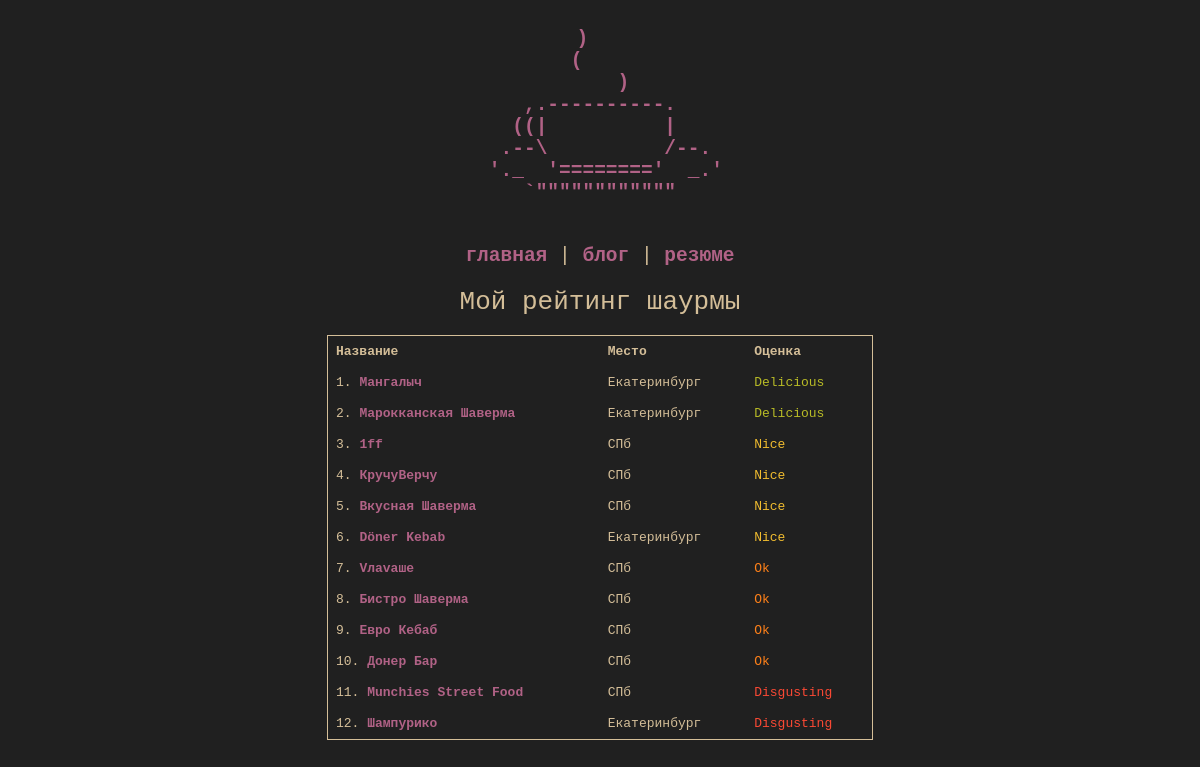
Screenshot of /shawarma_rating with the database file from the repository.
### tables this page shows
CREATE TABLE shawarma (
    "rating" INTEGER NOT NULL,
    "name" TEXT NOT NULL,
    "place" TEXT NOT NULL,
    "mark" INTEGER NOT NULL
, "url" TEXT  NOT NULL);

### kolpa_site.py (the view, shortened to what this page needs)
@app.route("/shawarma_rating", methods=["POST", "GET"])
def shawarma():
    return render_template('shawarma_rating.html', shaws = dbase.getShawsData(), admin = session['admin'])

### FDataBase.py (called while the page is built)
    def getShawsData(self):
        sql = '''SELECT rowid, * FROM shawarma ORDER BY rating'''
        try:
            self.__cur.execute(sql)
            res = self.__cur.fetchall()
            if res: return res
        except:
            print("Error reading DB")
        return []

### kolpa_site.py (called while the page is built)
def connect_db():
    conn = sqlite3.connect(app.config['DATABASE'])
    conn.row_factory = sqlite3.Row
    return conn

def get_db():
    if not hasattr(g, 'link_db'):
        g.link_db = connect_db()
    return g.link_db

@app.before_request
def before_request():
   global dbase
   db = get_db()
   dbase = FDataBase(db)
   if 'admin' not in session:
       session['admin'] = False

### templates/shawarma_rating.html (shortened to what this page needs)
<!DOCTYPE html>
<html>
  <head>
    <link type="text/css" href="{{ url_for('static', filename='css/styles.css')}}" rel="stylesheet" />
  </head>
  <body>
    <section id="header" aria-label="Home">
      <a href="/" title="Home">
      <pre>
        )
        (
            )
    ,.----------.
   ((|          |
  .--\          /--.
 '._  '========'  _.'
    `""""""""""""
      </pre>
	</a>
    </section>
      <section id="menu">
        <p id="test">
          <a href="/">главная</a> | <a href="/blog">блог</a> | <a href="/resume">резюме</a>
        </p>
      </section>
    <section style="text-align: center; font-size:200%;">
        Мой рейтинг шаурмы
    </section>
    <br>
    <section id="rating">
      <div style="overflow-x:auto;">
        <table>
          <tr>
            <th>Название</th>
            <th>Место</th>
            <th>Оценка</th>
          </tr>
          {% for s in shaws -%}
          <tr>
            <td>{{s.rating}}. <a href="{{s.url}}" target="_blank">{{s.name}}</a></td>
            <td>{{s.place}}</td>
            <td><span id="{% if s.mark == 4 -%}Delicious{% elif s.mark == 3 -%}Nice{% elif s.mark == 2 -%}Ok{% elif s.mark == 1 -%}Disgusting{% endif -%}">
              {% if s.mark == 4 -%}Delicious{% elif s.mark == 3 -%}Nice{% elif s.mark == 2 -%}Ok{% elif s.mark == 1 -%}Disgusting{% endif -%}
            </span> </td>
          </tr>
        {% endfor -%}
      </table>
	</section>
  </body>
</html>

### static/css/styles.css (style rules this page uses)
body { background-color: #202020; overflow-x: hidden; }
html { overflow-x: hidden; }
p#test { width: 100%; text-align: center; font-size:150%; }
span#Delicious { color:#b8bb26 }
span#Nice { color:#f2bd2f }
span#Ok { color:#fe8019 }
span#Disgusting { color:#fb4934 }
table { overflow-x: scroll; border-collapse: collapse; border-spacing: 0; width: 100%; border: 1px solid #d4be98; }
th, td { text-align: left; padding: 8px; }
section { font-family: monospace; background-color: #202020; color:#d4be98; }
section#header { text-align:center; font-size:150%; margin-right:1%; margin-left:1%; }
section#rating { align-items: center; margin-left: auto; margin-right: auto; max-width: 70ch; }
section#menu { margin-left: auto; margin-right: auto; width: 40ch; }
a { text-decoration: none; font-weight:bold; color:#B16286; }

### rows the page displays
shawarma: rating "1", name "Мангалыч", place "Екатеринбург", mark "Delicious"
shawarma: rating "2", name "Марокканская Шаверма", place "Екатеринбург", mark "Delicious"
shawarma: rating "3", name "1ff", place "СПб", mark "Nice"
shawarma: rating "4", name "КручуВерчу", place "СПб", mark "Nice"
shawarma: rating "5", name "Вкусная Шаверма", place "СПб", mark "Nice"
shawarma: rating "6", name "Döner Kebab", place "Екатеринбург", mark "Nice"
shawarma: rating "7", name "Vлavaше", place "СПб", mark "Ok"
shawarma: rating "8", name "Бистро Шаверма", place "СПб", mark "Ok"
shawarma: rating "9", name "Евро Кебаб", place "СПб", mark "Ok"
shawarma: rating "10", name "Донер Бар", place "СПб", mark "Ok"
shawarma: rating "11", name "Munchies Street Food", place "СПб", mark "Disgusting"
shawarma: rating "12", name "Шампурико", place "Екатеринбург", mark "Disgusting"
